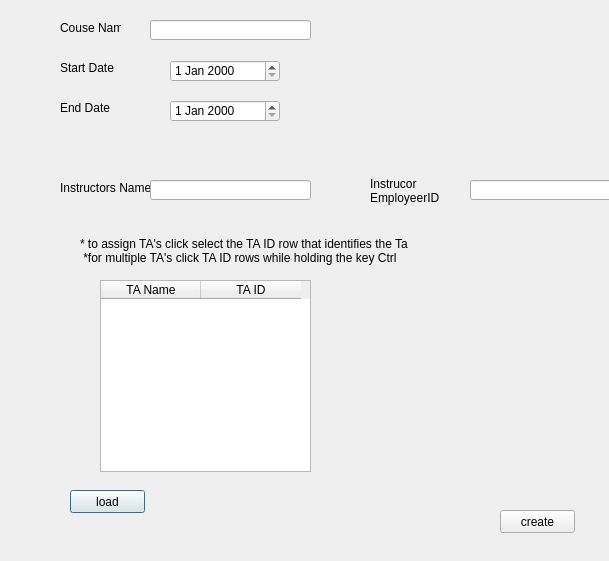
<?xml version="1.0" encoding="UTF-8"?>
<ui version="4.0">
 <class>create_course</class>
 <widget class="QDialog" name="create_course">
  <property name="geometry">
   <rect>
    <x>0</x>
    <y>0</y>
    <width>609</width>
    <height>561</height>
   </rect>
  </property>
  <property name="windowTitle">
   <string>Dialog</string>
  </property>
  <widget class="QLabel" name="label_7">
   <property name="geometry">
    <rect>
     <x>60</x>
     <y>180</y>
     <width>91</width>
     <height>16</height>
    </rect>
   </property>
   <property name="text">
    <string>Instructors Name</string>
   </property>
  </widget>
  <widget class="QPushButton" name="pushButton_load">
   <property name="geometry">
    <rect>
     <x>70</x>
     <y>490</y>
     <width>75</width>
     <height>23</height>
    </rect>
   </property>
   <property name="text">
    <string>load</string>
   </property>
  </widget>
  <widget class="QPushButton" name="pushButton_create">
   <property name="geometry">
    <rect>
     <x>500</x>
     <y>510</y>
     <width>75</width>
     <height>23</height>
    </rect>
   </property>
   <property name="text">
    <string>create</string>
   </property>
  </widget>
  <widget class="QDateEdit" name="date_startDate">
   <property name="geometry">
    <rect>
     <x>170</x>
     <y>60</y>
     <width>110</width>
     <height>22</height>
    </rect>
   </property>
  </widget>
  <widget class="QLabel" name="label_4">
   <property name="geometry">
    <rect>
     <x>60</x>
     <y>100</y>
     <width>61</width>
     <height>16</height>
    </rect>
   </property>
   <property name="text">
    <string>End Date</string>
   </property>
  </widget>
  <widget class="QLineEdit" name="Text_instructorEmployeeID">
   <property name="geometry">
    <rect>
     <x>470</x>
     <y>180</y>
     <width>161</width>
     <height>20</height>
    </rect>
   </property>
  </widget>
  <widget class="QDateEdit" name="date_endDate">
   <property name="geometry">
    <rect>
     <x>170</x>
     <y>100</y>
     <width>110</width>
     <height>22</height>
    </rect>
   </property>
  </widget>
  <widget class="QLineEdit" name="Text_courseName">
   <property name="geometry">
    <rect>
     <x>150</x>
     <y>20</y>
     <width>161</width>
     <height>20</height>
    </rect>
   </property>
  </widget>
  <widget class="QLabel" name="label_5">
   <property name="geometry">
    <rect>
     <x>60</x>
     <y>20</y>
     <width>61</width>
     <height>16</height>
    </rect>
   </property>
   <property name="text">
    <string>Couse Name</string>
   </property>
  </widget>
  <widget class="QLabel" name="label_8">
   <property name="geometry">
    <rect>
     <x>80</x>
     <y>210</y>
     <width>341</width>
     <height>81</height>
    </rect>
   </property>
   <property name="text">
    <string>* to assign TA's click select the TA ID row that identifies the Ta
 *for multiple TA's click TA ID rows while holding the key Ctrl</string>
   </property>
  </widget>
  <widget class="QLabel" name="label_6">
   <property name="geometry">
    <rect>
     <x>370</x>
     <y>170</y>
     <width>71</width>
     <height>41</height>
    </rect>
   </property>
   <property name="text">
    <string>Instrucor
EmployeerID</string>
   </property>
  </widget>
  <widget class="QLabel" name="label_3">
   <property name="geometry">
    <rect>
     <x>60</x>
     <y>60</y>
     <width>61</width>
     <height>16</height>
    </rect>
   </property>
   <property name="text">
    <string>Start Date</string>
   </property>
  </widget>
  <widget class="QTableWidget" name="Ta_list">
   <property name="geometry">
    <rect>
     <x>100</x>
     <y>280</y>
     <width>211</width>
     <height>192</height>
    </rect>
   </property>
   <property name="editTriggers">
    <set>QAbstractItemView::NoEditTriggers</set>
   </property>
   <column>
    <property name="text">
     <string>TA Name</string>
    </property>
   </column>
   <column>
    <property name="text">
     <string>TA ID</string>
    </property>
   </column>
  </widget>
  <widget class="QLineEdit" name="Text_instructorName">
   <property name="geometry">
    <rect>
     <x>150</x>
     <y>180</y>
     <width>161</width>
     <height>20</height>
    </rect>
   </property>
  </widget>
 </widget>
 <resources/>
 <connections/>
</ui>
